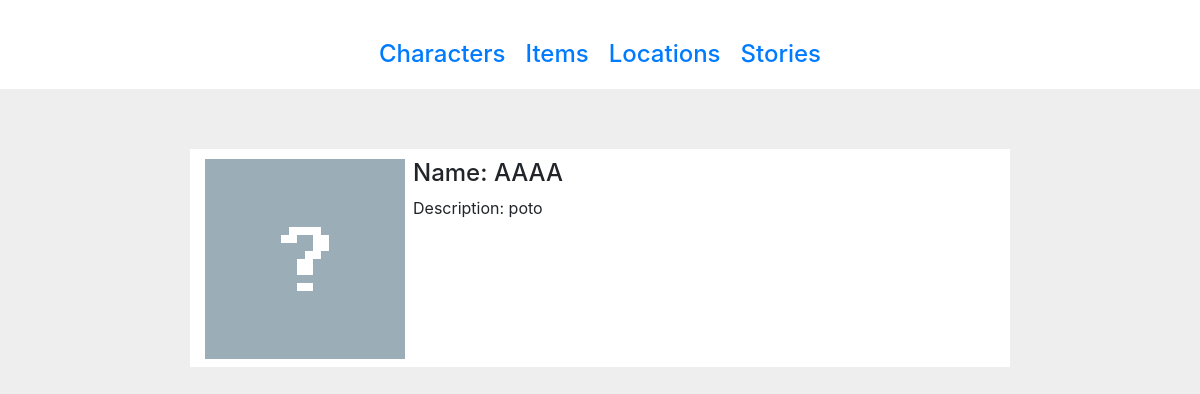
Page /items/1 on the committed database.
### Items/models.py (models this page shows, shortened)
class Item(models.Model):
    name = models.CharField(max_length=50)
    description = models.TextField(max_length=10000, default="", blank=True)
    display = models.ImageField(blank=False, default="images/item_displays/default.png", upload_to='images/item_displays')

### Items/views.py (the view)
# urls.py: path('<int:pk>', ItemView.as_view()),
class ItemView(TemplateView):
    template_name = "item.html"
    def get_context_data(self, **kwargs):
        context = super().get_context_data(**kwargs)
        context["project_name"] = PROJECT_NAME
        current_item = Item.objects.get(id=kwargs["pk"])
        context["item"] = current_item
        context["item_images"] = ItemImage.objects.filter(item=current_item)
        return context

### Items/templates/item.html (shortened to what this page needs)
{% extends "base.html" %}
{% block content %}
    <div style="height: 10px"></div>
    <img class="float-left mb-2 mr-2" src="{{ item.display.url }}" style="width: 200px; height: 200px;"/>
    <h4>Name: {{ item.name }}</h4>
    <p>Description: {{ item.description }}</p>
{% endblock %}

### rows in the picture
Item: display (placeholder picture), name "AAAA", description "poto"
